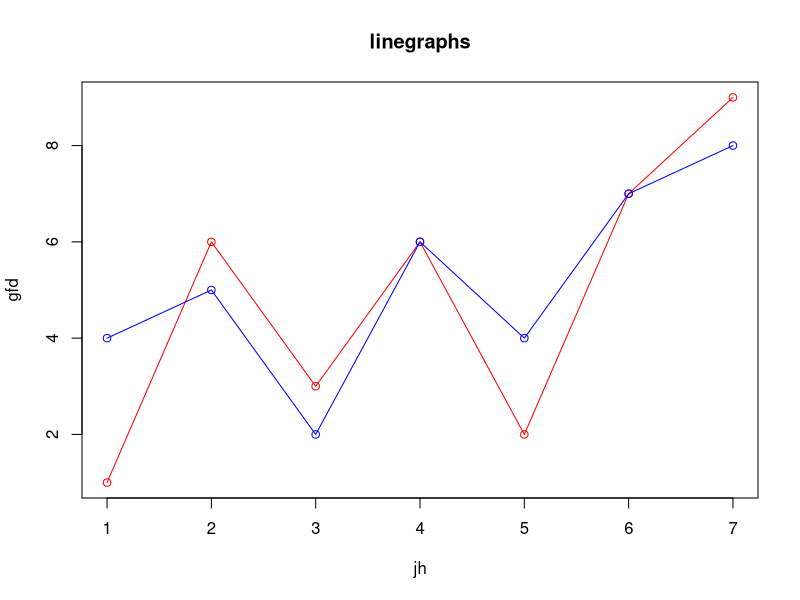

Recreate this plot in R.
x<- c(1,6,3,6,2,7,9)
n<- c(4,5,2,6,4,7,8)
plot(x,type="o",xlab="jh",ylab="gfd",main="linegraphs",col="red")
lines(n,col="blue",type="o")
